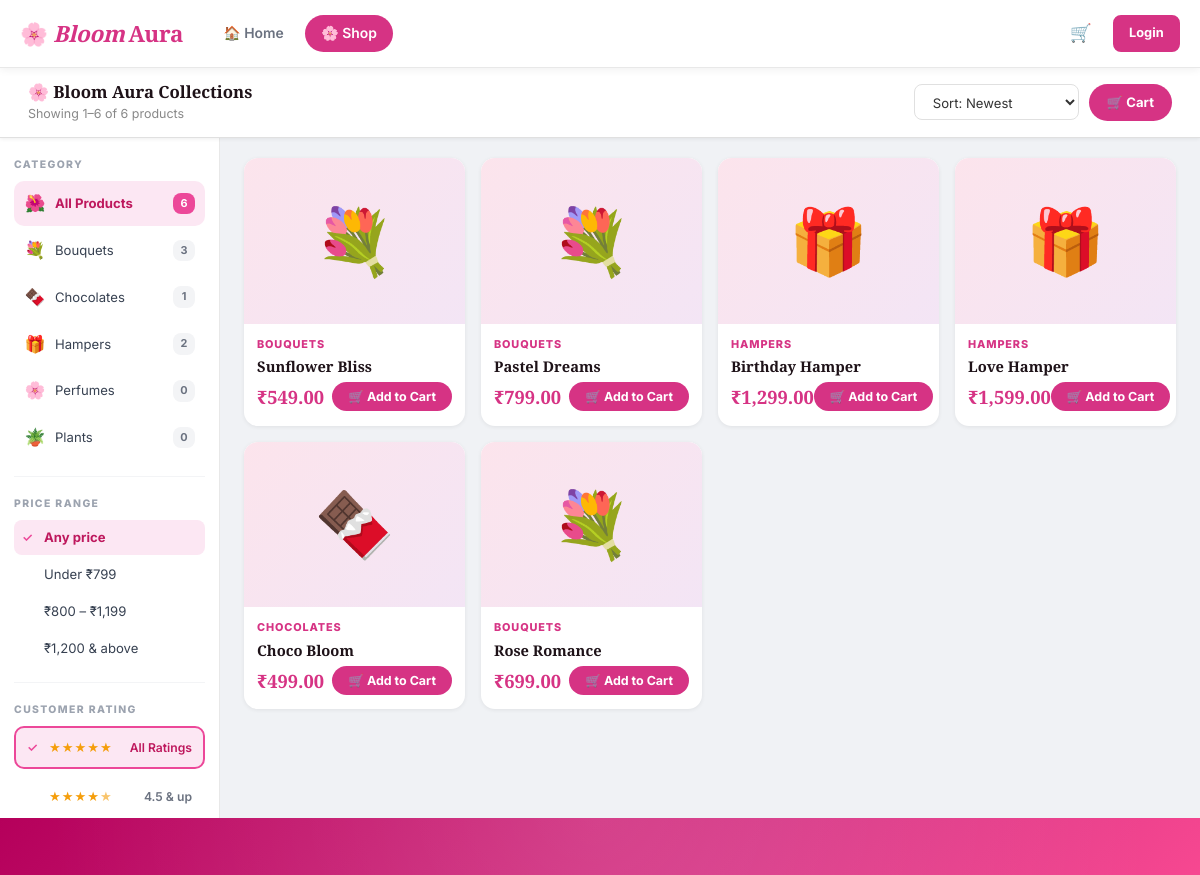
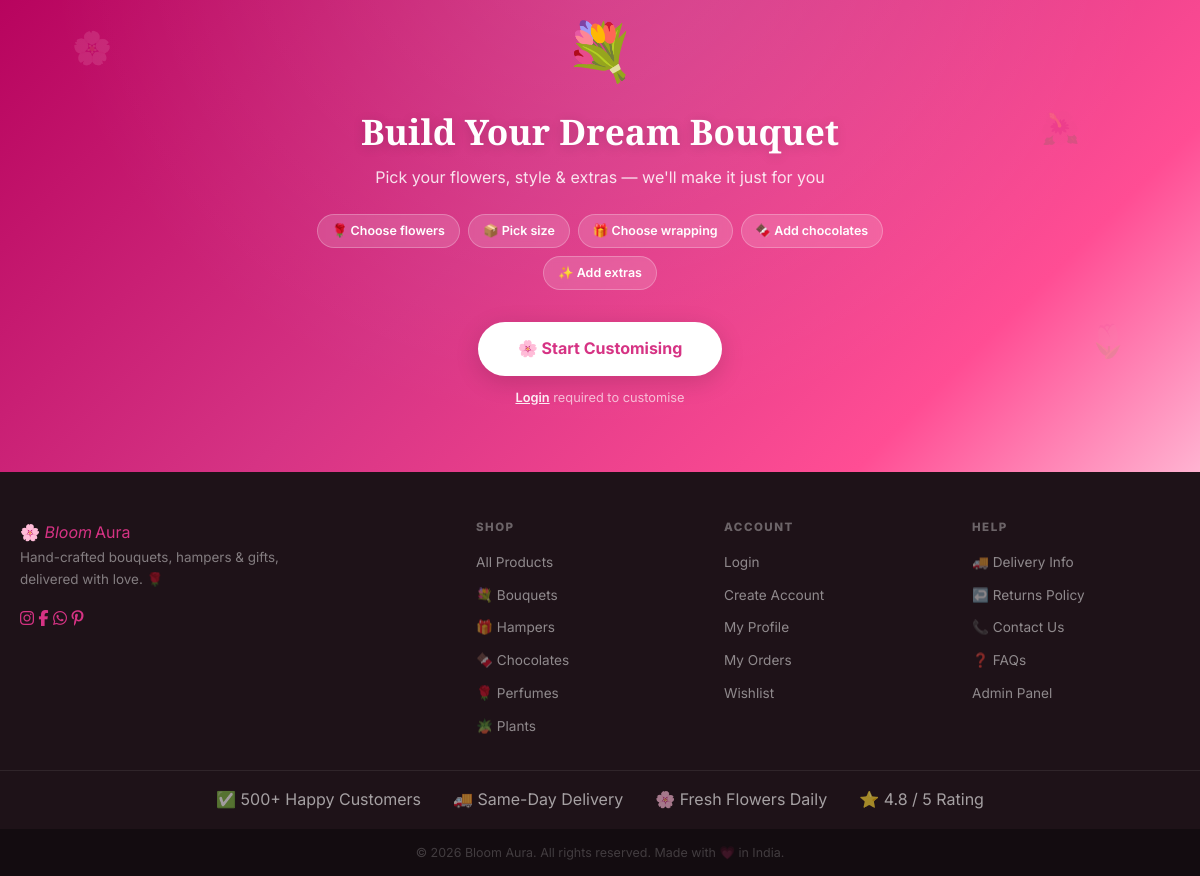
The app's page /pages/shop.php with its own data (2 pictures, top to bottom).
### tables this page shows
CREATE TABLE IF NOT EXISTS categories (
    id          INT UNSIGNED AUTO_INCREMENT PRIMARY KEY,
    name        VARCHAR(100) NOT NULL,
    slug        VARCHAR(120) NOT NULL UNIQUE,
    description TEXT,
    emoji       VARCHAR(10) DEFAULT NULL,
    INDEX idx_slug  (slug),
    INDEX idx_emoji (emoji)
);

CREATE TABLE IF NOT EXISTS bouquets (
    id          INT UNSIGNED AUTO_INCREMENT PRIMARY KEY,
    name        VARCHAR(200)   NOT NULL,
    slug        VARCHAR(220)   NOT NULL UNIQUE,
    description TEXT,
    price       DECIMAL(10,2)  NOT NULL,
    stock       SMALLINT UNSIGNED NOT NULL DEFAULT 0,
    category_id INT UNSIGNED   NOT NULL,
    image       VARCHAR(255)   NOT NULL DEFAULT 'default.jpg',
    is_active   TINYINT(1)     NOT NULL DEFAULT 1,
    created_at  DATETIME       NOT NULL DEFAULT CURRENT_TIMESTAMP,
    FOREIGN KEY (category_id) REFERENCES categories(id) ON DELETE RESTRICT,
    INDEX idx_slug        (slug),
    INDEX idx_category    (category_id),
    INDEX idx_price       (price),
    INDEX idx_is_active   (is_active),
    INDEX idx_created_at  (created_at)
);

### pages/shop.php (the view, shortened to what this page needs)
<?php
$catSlug   = trim($_GET['cat']         ?? '');
$priceMin  = max(0, (int)($_GET['price_min']  ?? 0));
$priceMax  = (int)($_GET['price_max']   ?? 0);
$ratingMin = (float)($_GET['rating_min'] ?? 0);
$sort      = in_array($_GET['sort'] ?? '', ['price_asc','price_desc','newest','rating'])
               ? $_GET['sort'] : 'newest';
$page      = max(1, (int)($_GET['page'] ?? 1));
$bouquets   = [];
$categories = [];
$totalItems = 0;
$error      = '';
try {
    $pdo = getPDO();
    $where  = ['b.is_active = 1'];
    $params = [];
    $whereSQL = 'WHERE ' . implode(' AND ', $where);
    $havingSQL    = '';
    $havingParams = [];
    $orderSQL = match ($sort) {
        'price_asc'  => 'ORDER BY b.price ASC',
        'price_desc' => 'ORDER BY b.price DESC',
        'rating'     => 'ORDER BY avg_rating DESC',
        default      => 'ORDER BY b.created_at DESC',
    };
    $countStmt = $pdo->prepare(
        "SELECT COUNT(*) FROM (
            SELECT b.id, ROUND(COALESCE(AVG(r.rating),0),1) AS avg_rating
            FROM   bouquets b
            JOIN   categories c ON b.category_id = c.id
            LEFT JOIN reviews r ON r.bouquet_id  = b.id
            $whereSQL
            GROUP  BY b.id
            $havingSQL
         ) AS sub"
    );
    $countStmt->execute(array_merge($params, $havingParams));
    $totalItems = (int)$countStmt->fetchColumn();
    $totalPages = max(1, (int)ceil($totalItems / ITEMS_PER_PAGE));
    $page       = min($page, $totalPages);
    $offset     = ($page - 1) * ITEMS_PER_PAGE;
    $stmt = $pdo->prepare(
        "SELECT b.id, b.name, b.slug, b.price, b.stock, b.image,
                c.name AS category_name, c.slug AS category_slug,
                ROUND(COALESCE(AVG(r.rating),0),1) AS avg_rating,
                COUNT(r.id) AS review_count
         FROM   bouquets b
         JOIN   categories c ON b.category_id = c.id
         LEFT JOIN reviews r ON r.bouquet_id  = b.id
         $whereSQL
         GROUP  BY b.id
         $havingSQL
         $orderSQL
         LIMIT ? OFFSET ?"
    );
    $stmt->execute(array_merge($params, $havingParams, [ITEMS_PER_PAGE, $offset]));
    $bouquets = $stmt->fetchAll();
    $categories = $pdo->query(
        "SELECT c.id, c.name, c.slug, c.emoji, COUNT(b.id) AS product_count
         FROM   categories c
         LEFT JOIN bouquets b ON b.category_id = c.id AND b.is_active = 1
         GROUP  BY c.id, c.emoji
         ORDER  BY c.name ASC"
    )->fetchAll();
} catch (RuntimeException $e) {
    $error = 'Unable to load products. Please try again.';
}
function buildUrl(array $overrides): string {
    $params = array_merge($_GET, $overrides);
    return '/bloom-aura/pages/shop.php?' . http_build_query($params);
}
function getCategoryEmoji(?string $stored, string $name): string {
    if (!empty($stored)) return $stored;
    return '🌸';
}
$priceRanges = [
    ['label' => 'Any price',       'min' => 0,    'max' => 0],
    ['label' => 'Under ₹799',      'min' => 0,    'max' => 799],
    ['label' => '₹800 – ₹1,199',  'min' => 800,  'max' => 1199],
    ['label' => '₹1,200 & above',  'min' => 1200, 'max' => 0],
];
$ratingOptions = [
    ['label' => 'All Ratings', 'val' => 0,   'stars' => 5],
    ['label' => '4.5 & up',    'val' => 4.5, 'stars' => 4.5],
    ['label' => '4.0 & up',    'val' => 4.0, 'stars' => 4.0],
    ['label' => '3.5 & up',    'val' => 3.5, 'stars' => 3.5],
];
require_once __DIR__ . '/../includes/header.php';
?>
<div class="shop-topbar">
    <div class="shop-topbar-left">
        <h2>🌸 Bloom Aura Collections</h2>
        <p>
            <?php if ($totalItems > 0): ?>
                Showing
                <?= min($offset + 1, $totalItems) ?>–<?= min($offset + ITEMS_PER_PAGE, $totalItems) ?>
                of <?= $totalItems ?> product<?= $totalItems !== 1 ? 's' : '' ?>
            <?php else: ?>
                No products found
            <?php endif; ?>
        </p>
    </div>
    <div class="shop-topbar-right">
        <form method="GET" action="/bloom-aura/pages/shop.php" class="sort-form" id="sort-form">
            <select class="sort-select" name="sort" id="sort-select">
                <option value="newest"     <?= $sort === 'newest'     ? 'selected' : '' ?>>Sort: Newest</option>
            </select>
        </form>
        <a href="/bloom-aura/pages/cart.php" class="cart-pill" aria-label="View cart">
            🛒 Cart
        </a>
    </div>
</div>
<div class="shop-body">
    <aside class="shop-sidebar-panel" aria-label="Product filters">
        <div class="filter-group">
            <h4>Category</h4>
            <div class="cat-list">
                <a href="<?= htmlspecialchars(buildUrl(['cat' => '', 'page' => 1]), ENT_QUOTES, 'UTF-8') ?>"
                   class="cat-row <?= $catSlug === '' ? 'active' : '' ?>">
                    <span class="cat-icon">🌺</span>
                    <span class="cat-label">All Products</span>
                    <span class="cat-count"><?= $totalItems ?></span>
                </a>
                <?php foreach ($categories as $cat): ?>
                <a href="<?= htmlspecialchars(buildUrl(['cat' => $cat['slug'], 'page' => 1]), ENT_QUOTES, 'UTF-8') ?>"
                   class="cat-row <?= $catSlug === $cat['slug'] ? 'active' : '' ?>">
                    <span class="cat-icon"><?= getCategoryEmoji($cat['emoji'] ?? null, $cat['name']) ?></span>
                    <span class="cat-label"><?= htmlspecialchars($cat['name'], ENT_QUOTES, 'UTF-8') ?></span>
                    <span class="cat-count"><?= (int)$cat['product_count'] ?></span>
                </a>
                <?php endforeach; ?>
            </div>
        </div>
        <div class="filter-group">
            <h4>Price Range</h4>
            <div class="price-list">
                <?php foreach ($priceRanges as $range):
                    $isActive = ($priceMin === $range['min'] && $priceMax === $range['max']);
                ?>
                <a href="<?= htmlspecialchars(buildUrl(['price_min' => $range['min'], 'price_max' => $range['max'], 'page' => 1]), ENT_QUOTES, 'UTF-8') ?>"
                   class="price-row <?= $isActive ? 'active' : '' ?>">
                    <span class="price-check"><?= $isActive ? '✓' : '' ?></span>
                    <?= htmlspecialchars($range['label'], ENT_QUOTES, 'UTF-8') ?>
                </a>
                <?php endforeach; ?>
            </div>
        </div>
        <div class="filter-group">
            <h4>Customer Rating</h4>
            <div class="rating-cards-list">
                <?php foreach ($ratingOptions as $ro):
                    $isActive = (string)$ratingMin === (string)$ro['val'];
                    $starHtml = '';
                    for ($si = 1; $si <= 5; $si++):
                        $fill = min(max($ro['stars'] - $si + 1, 0), 1);
                        if ($fill >= 1)       $starHtml .= '<span class="rs full">★</span>';
                        elseif ($fill >= 0.5) $starHtml .= '<span class="rs half">★</span>';
                        else                  $starHtml .= '<span class="rs empty">★</span>';
                    endfor;
                ?>
                <a href="<?= htmlspecialchars(buildUrl(['rating_min' => $ro['val'], 'page' => 1]), ENT_QUOTES, 'UTF-8') ?>"
                   class="rating-card <?= $isActive ? 'selected' : '' ?>">
                    <span class="r-check" aria-hidden="true"><?= $isActive ? '✓' : '' ?></span>
                    <span class="star-row-render" aria-label="<?= $ro['label'] ?>"><?= $starHtml ?></span>
                    <span class="r-label"><?= htmlspecialchars($ro['label'], ENT_QUOTES, 'UTF-8') ?></span>
                </a>
                <?php endforeach; ?>
            </div>
        </div>
    </aside>
    <main class="shop-main-panel" id="shop-main">
        <?php if ($error): ?>
        <div class="error-box" role="alert">❌ <?= htmlspecialchars($error, ENT_QUOTES, 'UTF-8') ?></div>
        <?php else: ?>
        <div class="product-grid" id="product-grid">
            <?php foreach ($bouquets as $b):
            ?>
            <article class="product-card">
                <a href="/bloom-aura/pages/product.php?slug=<?= urlencode($b['slug']) ?>"
                   class="card-img-wrap">
                </a>
                <div class="card-body">
                    <p class="card-category">
                        <?= htmlspecialchars($b['category_name'] ?? '', ENT_QUOTES, 'UTF-8') ?>
                    </p>
                    <h3 class="card-title">
                        <a href="/bloom-aura/pages/product.php?slug=<?= urlencode($b['slug']) ?>">
                            <?= htmlspecialchars($b['name'], ENT_QUOTES, 'UTF-8') ?>
                        </a>
                    </h3>
                    <div class="card-footer">
                        <span class="price-tag">₹<?= number_format($b['price'], 2) ?></span>
                        <?php if ($b['stock'] > 0): ?>
                            <form method="POST" action="/bloom-aura/pages/cart.php">
                                <button
                                    type="submit"
                                    class="add-btn"
                                    data-name="<?= htmlspecialchars($b['name'],  ENT_QUOTES, 'UTF-8') ?>"
                                    data-price="₹<?= number_format($b['price'], 2) ?>"
                                >🛒 Add to Cart</button>
                            </form>
                        <?php else: ?>
                            <button class="add-btn" disabled>Sold Out</button>
                        <?php endif; ?>
                    </div>
                </div>
            </article>
            <?php endforeach; ?>
        </div>
        <?php endif;  ?>
    </main>
</div>
<section class="custom-bouquet-banner" aria-labelledby="custom-banner-heading">
    <span class="custom-banner-deco" aria-hidden="true">🌸</span>
    <span class="custom-banner-deco" aria-hidden="true">🌷</span>
    <span class="custom-banner-deco" aria-hidden="true">🌺</span>
    <div class="custom-banner-inner">
        <div class="custom-banner-icon" aria-hidden="true">💐</div>
        <h2 id="custom-banner-heading" class="custom-banner-title">
            Build Your Dream Bouquet
        </h2>
        <p class="custom-banner-sub">
            Pick your flowers, style &amp; extras — we'll make it just for you
        </p>
        <div class="custom-banner-features" aria-label="What you can customise">
            <span>🌹 Choose flowers</span>
            <span>📦 Pick size</span>
            <span>🎁 Choose wrapping</span>
            <span>🍫 Add chocolates</span>
            <span>✨ Add extras</span>
        </div>
        <a
            href="/bloom-aura/pages/customize.php"
            class="custom-banner-btn"
            aria-label="Start building your custom bouquet"
        >
            🌸 Start Customising
        </a>
        <?php if (empty($_SESSION['user_id'])): ?>
        <p class="custom-banner-hint">
            <a href="/bloom-aura/pages/login.php?redirect=customize">Login</a> required to customise
        </p>
        <?php endif; ?>
    </div>
</section>
<?php require_once __DIR__ . '/../includes/footer.php'; ?>

### assets/css/base.css (style rules this page uses)
:root { --color-primary: #d63384; --color-primary-h: #ad1457; --color-primary-l: #fce4ec; --color-primary-xl: #fff0f5; --color-accent: #7da87d; --color-accent-l: #e8f2e8; --color-text: #1e1218; --color-text-muted: #6b7280; --color-bg: #f0f2f5; --color-surface: #ffffff; --color-border: #e8e8e8; --color-error: #dc2626; --color-success: #16a34a; --color-warning: #d97706; --font-display: 'Playfair Display', Georgia, serif; --font-body: 'Inter', system-ui, sans-serif; --radius-sm: 8px; --radius-md: 12px; --radius-lg: 20px; --radius-xl: 30px; --shadow-sm: 0 1px 3px rgba(0,0,0,.08); --shadow-md: 0 4px 16px rgba(0,0,0,.10); --shadow-lg: 0 8px 32px rgba(0,0,0,.14); --transition: 200ms ease; --max-width: 1200px; --header-h: 68px; }
*, *::before, *::after { box-sizing: border-box; margin: 0; padding: 0; }
html { scroll-behavior: smooth; }
body { font-family: var(--font-body); background: var(--color-bg); color: var(--color-text); line-height: 1.6; min-height: 100vh; display: flex; flex-direction: column; }
a { color: var(--color-primary); text-decoration: none; }
button { cursor: pointer; font-family: inherit; }
h1, h2, h3, h4, h5, h6 { font-family: var(--font-display); line-height: 1.25; color: var(--color-text); }
.product-grid { display: grid; grid-template-columns: repeat(auto-fill, minmax(220px, 1fr)); gap: 16px; }
.product-card { background: #fff; border-radius: 14px; overflow: hidden; box-shadow: 0 1px 4px rgba(0,0,0,.07); transition: transform .22s, box-shadow .22s; position: relative; }
.card-img-wrap, .card-img-link { display: block; position: relative; overflow: hidden; aspect-ratio: 4 / 3; background: #f9f9f9; }
.card-body { padding: 12px 13px 14px; }
.card-category { font-size: .68rem; font-weight: 800; text-transform: uppercase; letter-spacing: .08em; color: var(--color-primary); margin-bottom: 4px; }
.card-title { font-size: .92rem; font-weight: 700; margin-bottom: 6px; line-height: 1.3; }
.card-title a { color: var(--color-text); text-decoration: none; }
.card-footer { display: flex; align-items: center; justify-content: space-between; margin-top: 6px; }
.price-tag { font-size: 1.15rem; font-weight: 800; color: var(--color-primary); font-family: var(--font-display); transition: transform .25s; }

### records on screen
categories: emoji "💐", name "Bouquets", product_count "3"
categories: emoji "🍫", name "Chocolates", product_count "1"
categories: emoji "🎁", name "Hampers", product_count "2"
categories: emoji "🌸", name "Perfumes", product_count "0"
categories: emoji "🪴", name "Plants", product_count "0"
bouquets: category.name "BOUQUETS", name "Sunflower Bliss", price "549.00"
bouquets: category.name "BOUQUETS", name "Pastel Dreams", price "799.00"
bouquets: category.name "HAMPERS", name "Birthday Hamper", price "1,299.00"
bouquets: category.name "HAMPERS", name "Love Hamper", price "1,599.00"
bouquets: category.name "CHOCOLATES", name "Choco Bloom", price "499.00"
bouquets: category.name "BOUQUETS", name "Rose Romance", price "699.00"

### other values on screen
min($offset + 1, $totalItems) "1"
min($offset + ITEMS_PER_PAGE, $totalItems) "6"
$totalItems "6"
$range['label'] "Any price"
$range['label'] "Under ₹799"
$range['label'] "₹800 – ₹1,199"
$range['label'] "₹1,200 & above"
$ro['label'] "All Ratings"
$ro['label'] "4.5 & up"
